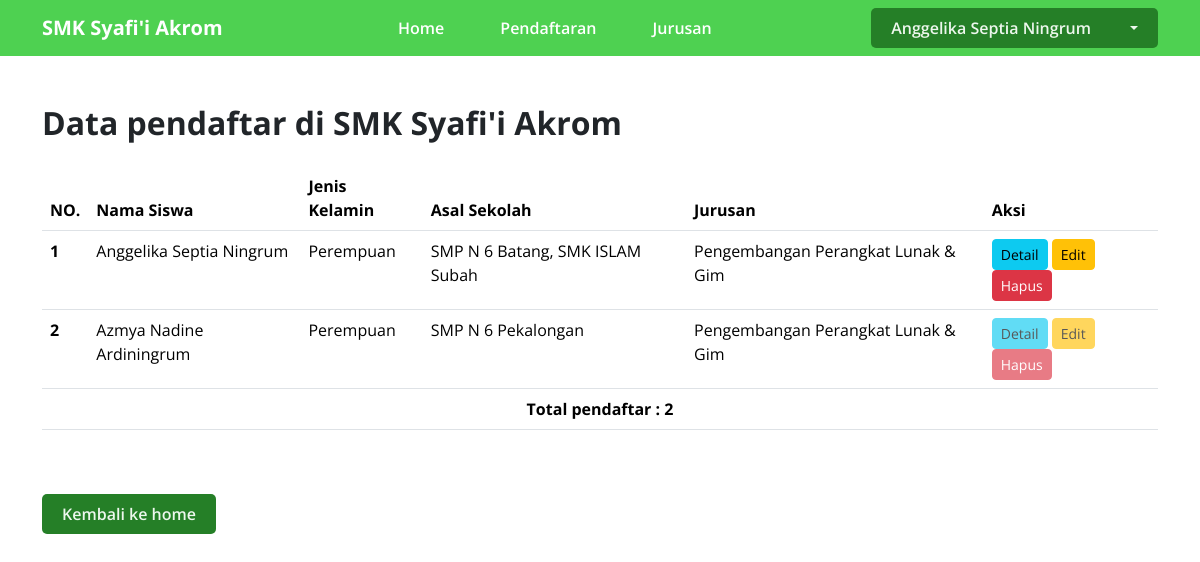
The app's page /datapendaftar.php (signed in) with its own data.
### tables this page shows
CREATE TABLE `students` (
  `id` int(11) NOT NULL,
  `nama_siswa` varchar(255) NOT NULL,
  `nisn` varchar(250) NOT NULL,
  `nis` int(6) NOT NULL,
  `alamat` varchar(255) NOT NULL,
  `jenis_kelamin` varchar(255) NOT NULL,
  `agama` varchar(255) NOT NULL,
  `asal_sekolah` varchar(255) NOT NULL,
  `jurusan` varchar(250) NOT NULL,
  `password` varchar(200) DEFAULT NULL,
  `created_at` timestamp NOT NULL DEFAULT current_timestamp()
);

### functions.php (called while the page is built, shortened)
<?php
$connection = mysqli_connect('localhost', 'root', '', 'students_collection');
function getAllStudents(): array
{
    global $connection;
    $query = "SELECT * FROM students";
    $result = mysqli_query($connection, $query);
    $allData = [];
    while ($data = mysqli_fetch_assoc($result)) {
        $allData[] = $data;
    }
    return $allData ?? [];
}
function getDetailStudent(string $id): array
{
    global $connection;
    $query = "SELECT * FROM students WHERE id = $id LIMIT 1";
    $result = mysqli_query($connection, $query);
    return mysqli_fetch_assoc($result) ?? [];
}

### datapendaftar.php (the view, shortened to what this page needs)
<?php
require './functions.php';
if (isset($_COOKIE['key']) && isset($_COOKIE['id'])) {
    $dataStudentExits = getDetailStudent($_COOKIE['id']);
}
$students = getAllStudents();
$login = $_SESSION['userLogin']['login'] ?? false;
$nis = $_SESSION['userLogin']['nis'] ?? '';
$username = $_SESSION['userLogin']['username'] ?? false;
?>
<!DOCTYPE html>
<html lang="en">
<head>
    <link rel="stylesheet" href="./assets/css/bootstrap.min.css">
    <link rel="stylesheet" href="./assets/css/style.css">
</head>
<body class="font-primary">
    <nav class="navbar navbar-expand-lg bg-sc-primary">
        <div class="container">
            <a class="navbar-brand text-white fw-bold" href="#">SMK Syafi'i Akrom</a>
            <div class="collapse navbar-collapse" id="navbarNav">
                <ul class="navbar-nav mx-auto">
                    <li class="nav-item">
                        <a class="nav-link active text-white" aria-current="page" href="index.php">Home</a>
                    </li>
                    <li class="nav-item">
                        <a class="nav-link text-white" href="pendaftaran.php">Pendaftaran</a>
                    </li>
                    <li class="nav-item">
                        <a class="nav-link text-white" href="jurusan.php">Jurusan</a>
                    </li>
                </ul>
                <?php if ($username) : ?>
                    <div class="btn-group">
                        <button type="button" class="btn btn-primary"><?php echo $username ?></button>
                        <button type="button" class="btn btn-primary dropdown-toggle dropdown-toggle-split" data-bs-toggle="dropdown" aria-expanded="false">
                        </button>
                    </div>
                <?php else : ?>
                    <a href="login.php" class="btn btn-primary">Login</a>
                <?php endif ?>
            </div>
        </div>
    </nav>
    <div class="container">
        <h2 class="mt-5 fw-bold">Data pendaftar di SMK Syafi'i Akrom</h2>
        <div class="table-responsiv">
            <table class="table table-hover mt-4">
                <thead>
                    <tr>
                        <th scope="col">NO.</th>
                        <th scope="col">Nama Siswa</th>
                        <th scope="col">Jenis Kelamin</th>
                        <th scope="col">Asal Sekolah</th>
                        <th scope="col">Jurusan</th>
                        <th scope="col">Aksi</th>
                    </tr>
                </thead>
                <tbody>
                    <?php $i = 1;
                    foreach ($students as $student) : ?>
                        <tr>
                            <th scope="row"><?php echo $i++; ?></th>
                            <td><?php echo $student['nama_siswa']; ?></td>
                            <td><?php echo $student['jenis_kelamin']; ?></td>
                            <td><?php echo $student['asal_sekolah']; ?></td>
                            <td><?php echo $student['jurusan']; ?></td>
                            <td>
                                <?php if ($login === true && $nis == $student['nis']) : ?>
                                    <a href="detailpendaftar.php?id=<?php echo $student['id'] ?>" class="btn btn-sm btn-info">Detail</a> <a href="editdatasiswa.php?id=<?php echo $student['id'] ?>" class="btn btn-sm btn-warning">Edit</a> <a onclick="return confirm('Yakin ingin menghapus?')" href="hapus.php?id=<?php echo $student['id'] ?>" class="btn btn-sm btn-danger">Hapus</a>
                                <?php else : ?>
                                    <a href="detailpendaftar.php?id=<?php echo $student['id'] ?>" class="btn btn-sm btn-info disabled">Detail</a> <a href="editdatasiswa.php" class="btn btn-sm btn-warning disabled">Edit</a> <a onclick="return confirm('Yakin ingin menghapus?')" href="hapus.php?id=<?php echo $student['id'] ?>" class="btn btn-sm btn-danger disabled">Hapus</a>
                                <?php endif; ?>
                            </td>
                        </tr>
                    <?php endforeach; ?>
                    <tr>
                        <td colspan="7" class="fw-bold text-center">Total pendaftar : <?php echo count($students) ?? 0 ?></td>
                    </tr>
                </tbody>
            </table>
        </div>
        <a href="index.php" class="btn btn-primary mt-5">Kembali ke home</a>
    </div>
</body>
</html>

### assets/css/style.css (style rules this page uses)
:root { --color-primary: #4ED151; --color-secondary: #257F27; --color-white: #EDF7ED ; --color-dark: #184F1A; --font-primary: "Open Sans", sans-serif; }
.font-primary { font-family: var(--font-primary); }
.bg-sc-primary { background-color: var(--color-primary); }
.text-white { color: var(--color-white); }
.nav-item { font-weight: 600; margin: 0 20px; transition: all .3s ease; -webkit-transition: all .3s ease; -moz-transition: all .3s ease; -ms-transition: all .3s ease; -o-transition: all .3s ease; }
.btn-primary { padding: 8px 20px; font-weight: 600; background-color: var(--color-secondary); border: 0; color: var(--color-white); border-radius: 5px; -webkit-border-radius: 5px; -moz-border-radius: 5px; -ms-border-radius: 5px; -o-border-radius: 5px; transition: all .3s ease; -webkit-transition: all .3s ease; -moz-transition: all .3s ease; -ms-transition: all .3s ease; -o-transition: all .3s ease; }

### records on screen
students: nama_siswa "Anggelika Septia Ningrum", jenis_kelamin "Perempuan", asal_sekolah "SMP N 6 Batang, SMK ISLAM Subah", jurusan "Pengembangan Perangkat Lunak & Gim"
students: nama_siswa "Azmya Nadine Ardiningrum", jenis_kelamin "Perempuan", asal_sekolah "SMP N 6 Pekalongan", jurusan "Pengembangan Perangkat Lunak & Gim"

### other values on screen
$username "Anggelika Septia Ningrum"
count($students) "2"
